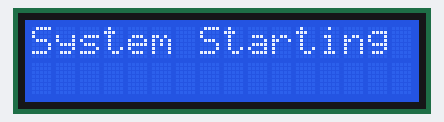
Recording of a sketch running on a simulated Arduino Uno, built with avr-gcc and run on an emulated ATmega328P. On the bench: 16×2 character LCD.

Above: at 0.1 s.
At 4.1 s:
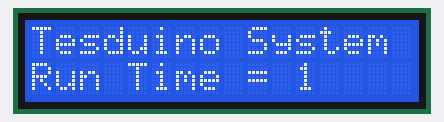
At 9.1 s:
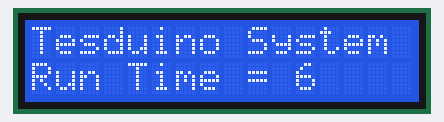
At 19.1 s:
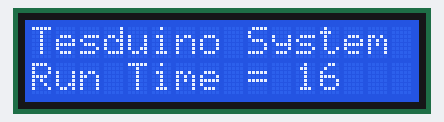
At 28.1 s:
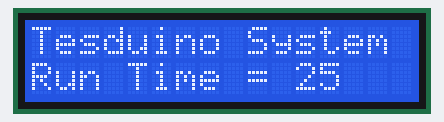
At 38.1 s:
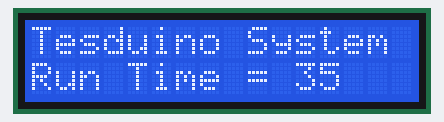

The sketch:

LCD_IC2.ino
```cpp
/*Tesduino Script*/
#include <Wire.h>
#include <LCD.h>
#include <LiquidCrystal_I2C.h>

#define I2C_ADDR    0x27 // <<----- Add your address here.  Find it from I2C Scanner
#define BACKLIGHT_PIN     3
#define En_pin  2
#define Rw_pin  1
#define Rs_pin  0
#define D4_pin  4
#define D5_pin  5
#define D6_pin  6
#define D7_pin  7

volatile bool systemStart = true;
unsigned long previousTime = 0;
unsigned long currentTime;
int n = 1;

LiquidCrystal_I2C	lcd(I2C_ADDR,En_pin,Rw_pin,Rs_pin,D4_pin,D5_pin,D6_pin,D7_pin);

void lcdSystemStart() {
    lcd.clear();
    lcd.setCursor(0,0);
    lcd.print("System Starting");
}

void lcdDisplay(){
    lcd.clear();
    lcd.setCursor(0,0);
    lcd.print("Tesduino System");
    lcd.setCursor(0,1);
    lcd.print("Run Time = ");
    lcd.print(n);
}
void setup()
{
  lcd.begin (16,2);
  lcd.setBacklightPin(BACKLIGHT_PIN,POSITIVE);
  lcd.setBacklight(HIGH);
  lcd.home ();
  previousTime = millis();
  Serial.begin(9600);
  lcdSystemStart();
}

void loop()
{
    currentTime = millis();
    if((currentTime - previousTime >= 1000) &! (systemStart)){
        lcdDisplay();
        n++;
        previousTime = currentTime;
    }
    if((systemStart) && (currentTime - previousTime >= 3000)){
        systemStart = false;
        previousTime = currentTime;
    }
}
```

Measured:
- what the display in image 1 shows lasts 1.0 s, from 4.1 s to 5.1 s
